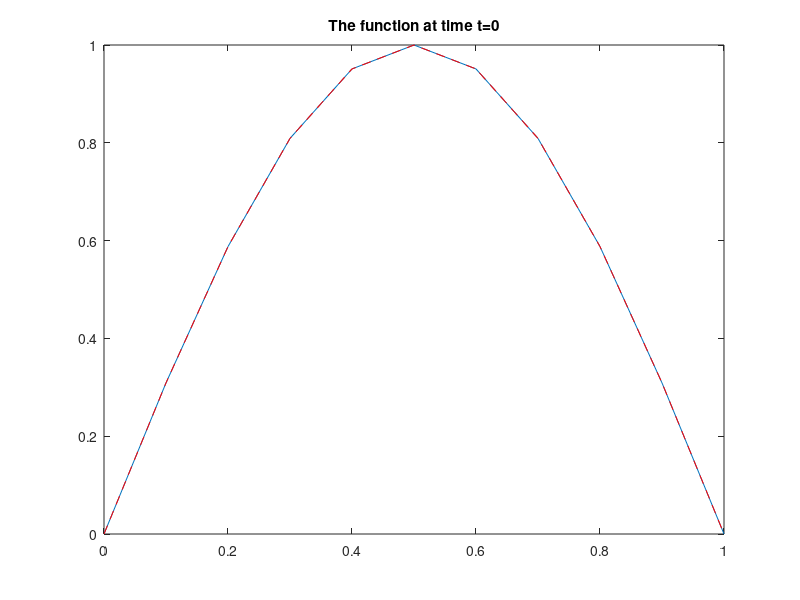

The MATLAB script that drew this image: (Note: this script raises an error after producing the figure.)
clear all,close all,clc;
%solve the wave equation
%phi_tt=phi_xx t>0
%phi(0,t)=phi(1,t)=0 t>0
%phi(x)=sin(pi*x) ad t=0
%phi_t(x)=0 0<x<1
u=1;
dx=0.1;
r=1;
dt=sqrt(r)*dx/u;

x=0:dx:1;  %0<x<1
phi=sin(pi*x);  %at t=0
plot(x,phi);


phinext=phi(1:end-2);    %at t=dt
for j=0:100
    phiexc=sin(pi*x)*cos(pi*dt*j);
    plot(x,phi);hold on, plot(x,phiexc,'r--');
    title(['The function at time t=',num2str(j*dt)]) 
    hold off
    %pause
    phinextt=[0 phinext(1:end-2)+phinext(3:end)-phi(2:end-1) 0];
    phi=phinext;
    phinext=phinextt;
end
